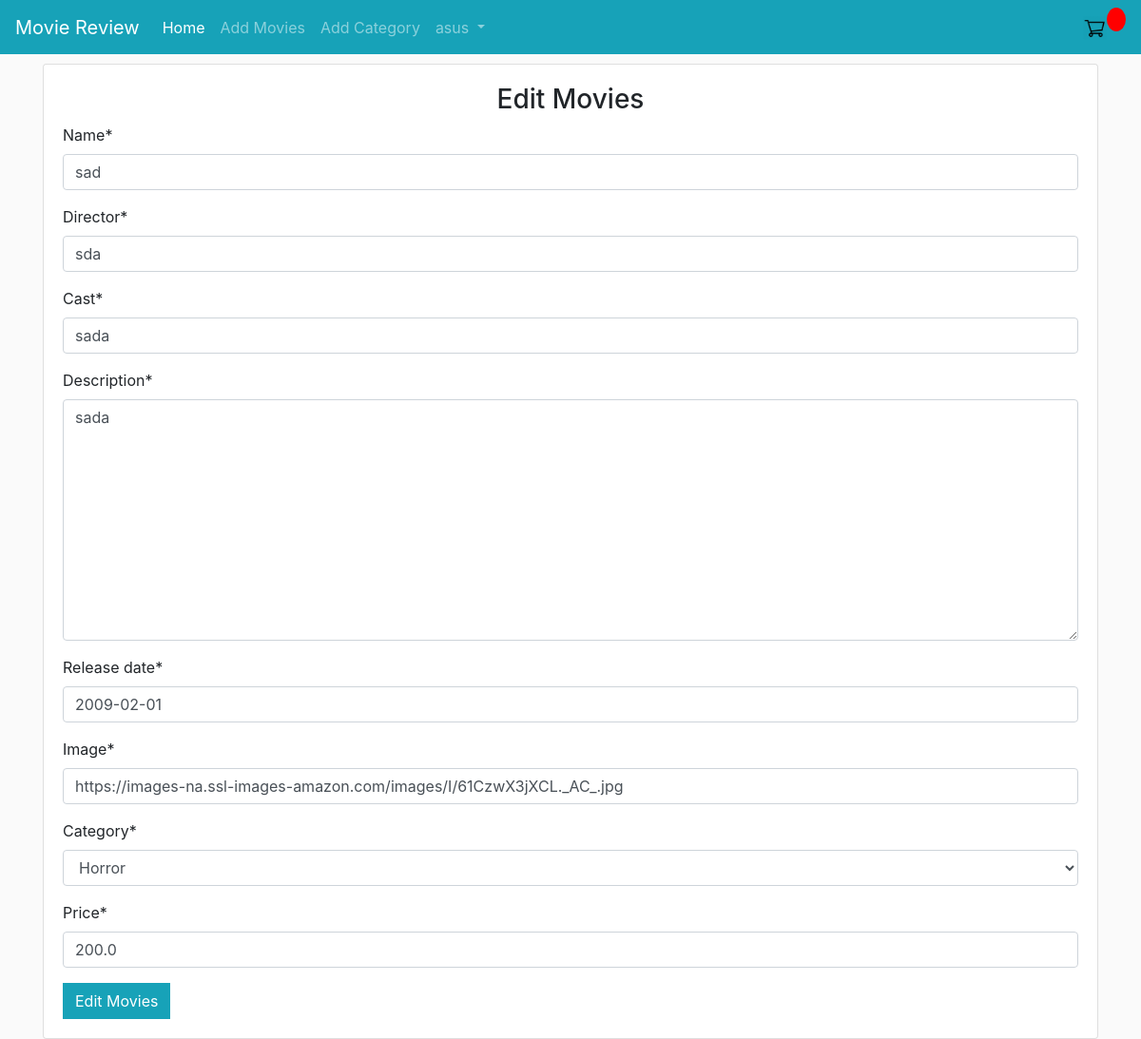
Page /editmovies/3/ (signed in) on the committed database.
### Main/models.py (models this page shows, shortened)
class Movie(models.Model):
    name = models.CharField(max_length=300)
    director = models.CharField(max_length=300)
    category = models.ForeignKey(Category, on_delete=models.CASCADE,null=True)
    price = models.FloatField(null=True)
    cast = models.CharField(max_length=800)
    description = models.TextField(max_length=5000)
    release_date = models.DateField()
    averageRating = models.FloatField(default=0)
    image = models.URLField(default=None, null=True)
    digital = models.BooleanField(default=False,null=True, blank=True)

### Main/views.py (the view)
# urls.py: path('editmovies/<int:id>/', views.edit_movies, name="edit_movies"),
def edit_movies(request, id):
    if request.user.is_authenticated:
        if request.user.is_superuser:
            movie = Movie.objects.get(id=id)
            if request.method == "POST":
                form = MovieForm(request.POST or None, instance=movie)
                if form.is_valid():
                    data = form.save(commit=False)
                    data.save()
                    messages.info(request,f'The Movie has been Updated!')
                    return redirect("main:detail", id)
            else:
                form = MovieForm(instance=movie)
            return render(request, 'main/addmovies.html', {"form": form, "controller": "Edit Movies"})
        else:
            return redirect("main:home")
    return redirect("accounts:login")

### Main/forms.py
class MovieForm(forms.ModelForm):
    class Meta:
        model = Movie
        fields = ('name', 'director', 'cast', 'description', 'release_date', 'image','category','price')

### Main/models.py (called while the page is built)
	def __str__(self):
		return self.title

### Main/templates/Main/addmovies.html (shortened to what this page needs)
{% extends 'main/base.html' %}
{% load crispy_forms_tags %}
{% block content %}
<div class="container">
    <div class="card">
        <div class="card-body">
            <h3 class="text-center">{{ controller }}</h3>
            <form action="" method="POST">
                {{ form | crispy }}
                <input type="submit" value="{{ controller }}" class="btn btn-info">
            </form>
        </div>
    </div>
</div>
{% endblock %}

### Main/templates/Main/base.html (shortened to what this page needs)
<!doctype html>
<html lang="en">
<head>
  <link rel="stylesheet" href="https://pro.fontawesome.com/releases/v5.10.0/css/all.css"
 />
  <link rel="stylesheet" href="https://cdnjs.cloudflare.com/ajax/libs/font-awesome/4.7.0/css/font-awesome.min.css">
  <link rel="stylesheet" href="https://cdn.jsdelivr.net/npm/bootstrap@4.5.3/dist/css/bootstrap.min.css"
>
  {% load static %}
  <link rel="stylesheet" type="text/css" href="{% static 'css/main.css' %}">
</head>
<body>
  <nav class="navbar navbar-expand-lg navbar-dark bg-info text-white">
    <a class="navbar-brand" href="{% url 'main:home' %}">Movie Review</a>
    <div class="collapse navbar-collapse" id="navbarSupportedContent">
      <ul class="navbar-nav mr-auto">
        <li class="nav-item active">
          <a class="nav-link" href="{% url 'main:home' %}">Home <span class="sr-only">(current)</span></a>
        </li>
        <li class="nav-item">
          <a class="nav-link" href="{% url 'main:add_movies' %}">Add Movies</a>
        </li>
        <li class="nav-item">
          <a class="nav-link" href="{% url 'main:add_category' %}">Add Category</a>
        </li>
        {% if user.is_authenticated %}
        <li class="nav-item dropdown">
          <a class="nav-link dropdown-toggle" href="#" id="navbarDropdown" role="button" data-toggle="dropdown"
            aria-haspopup="true" aria-expanded="false">
            {{ user.username }}
          </a>
        </li>
        {% endif %}
      </ul>
      {% if request.user.is_authenticated %}
      <div class="form-inline my-2 my-lg-0">
        <a href="{% url 'main:cart' %}">
          <img id="cart-icon" src="{% static 'images/shopping-cart-512.png' %}">
        </a>
        <p id="cart-total">{{cartItems}}</p>
        {% endif %}
      </div>
  </nav>
  <div class="row">
  </div>
  {% block content %}{% endblock %}
</body>
</html>

### Main/static/css/main.css (style rules this page uses)
body { background-color: hsl(0, 0%, 98%); }
#cart-icon { width:25px; display: inline-block; margin-left: 15px; }
#cart-total { display: block; text-align: center; color:#fff; background-color: red; width: 20px; height: 25px; border-radius: 50%; font-size: 14px; }
.btn { border-radius: 0; }

### rows in the picture
Movie: name "sad", director "sda", cast "sada", description "sada", release_date "2009-02-01", image "https://images-na.ssl-images-amazon.com/images/I/61CzwX3jXCL._AC_.jpg", category "Horror", price "200.0"

### other values in the picture
{{ user.username }} "asus"
{{ controller }} "Edit Movies"
